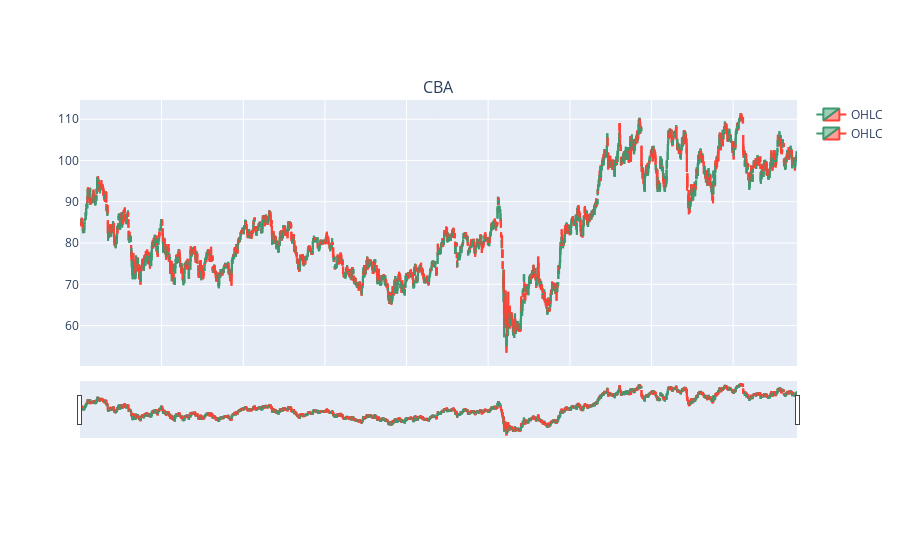

Notebook code cell kept with this figure:
### Code cell
fig.add_trace(go.Candlestick(x=df.index, open=df['Open'], high=df['High'], low=df['Low'], close=df['Close'], name='OHLC'), row=1, col=1)

### Figure 1 — Plotly figure (JSON) as saved in the notebook; plotly's stock layout.template omitted (floating-point values rounded to 4 significant figures; data arrays with more than 128 entries replaced by an {"elided": "..."} marker saying what was removed)
{"data": [{"close": {"elided": "2225 float values"}, "high": {"elided": "2225 float values"}, "low": {"elided": "2225 float values"}, "name": "OHLC", "open": {"elided": "2225 float values"}, "type": "candlestick", "x": {"elided": "2225 str values"}, "xaxis": "x", "yaxis": "y"}, {"close": {"elided": "2225 float values"}, "high": {"elided": "2225 float values"}, "low": {"elided": "2225 float values"}, "name": "OHLC", "open": {"elided": "2225 float values"}, "type": "candlestick", "x": {"elided": "2225 str values"}, "xaxis": "x", "yaxis": "y"}], "layout": {"annotations": [{"font": {"size": 16}, "showarrow": false, "text": "CBA", "x": 0.5, "xanchor": "center", "xref": "paper", "y": 1, "yanchor": "bottom", "yref": "paper"}, {"font": {"size": 16}, "showarrow": false, "text": "Volume", "x": 0.5, "xanchor": "center", "xref": "paper", "y": 0.2, "yanchor": "bottom", "yref": "paper"}], "autosize": true, "xaxis": {"anchor": "y", "autorange": true, "domain": [0, 1], "matches": "x2", "range": ["2015-01-01 12:00", "2023-10-13 12:00"], "rangeslider": {"autorange": true, "range": ["2015-01-01 12:00", "2023-10-13 12:00"], "yaxis": {"_template": null, "rangemode": "match"}}, "showticklabels": false, "type": "date"}, "xaxis2": {"anchor": "y2", "autorange": true, "domain": [0, 1], "range": ["2015-01-01 12:00", "2023-10-13 12:00"]}, "yaxis": {"anchor": "x", "autorange": true, "domain": [0.3, 1], "range": [50.22, 114.7]}, "yaxis2": {"anchor": "x2", "domain": [0, 0.2]}}}
